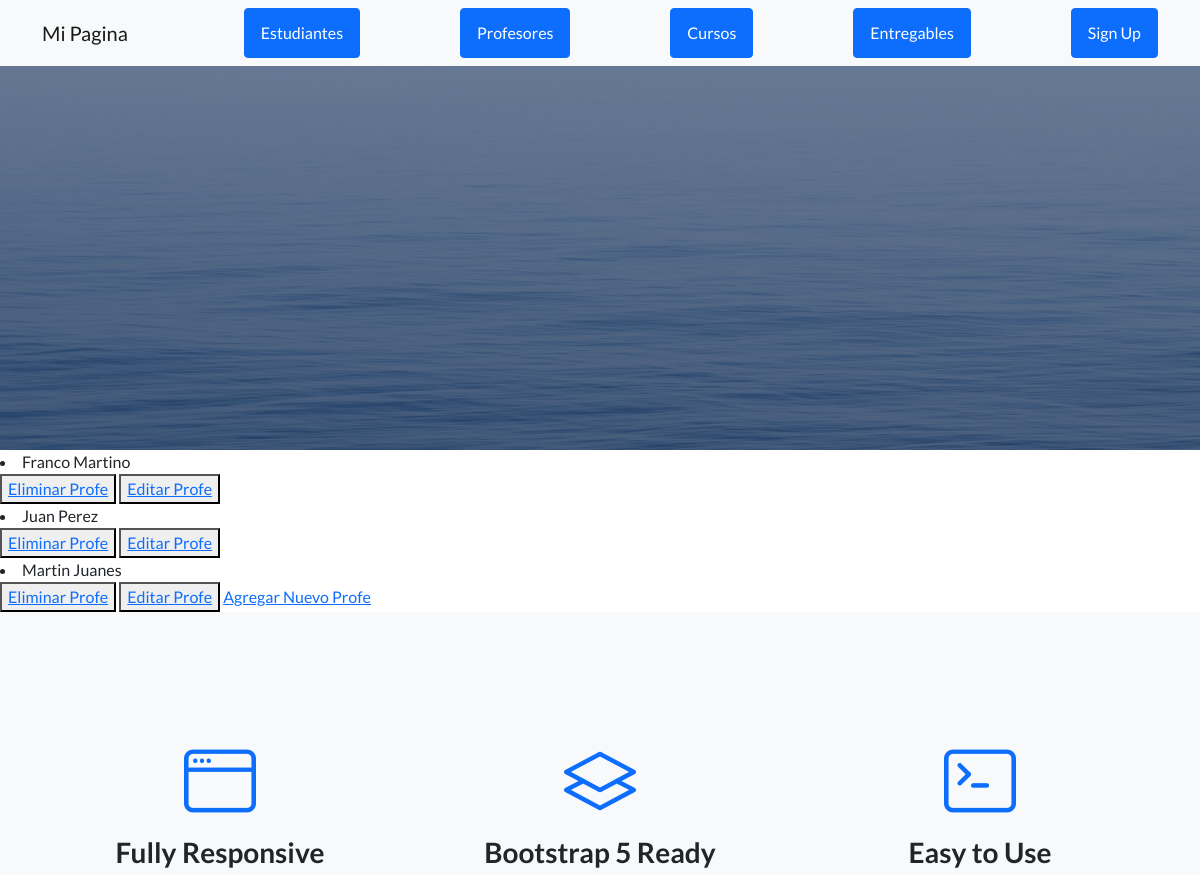
The app's page /AppCoder/leerProfesores/ (upper part), older data.
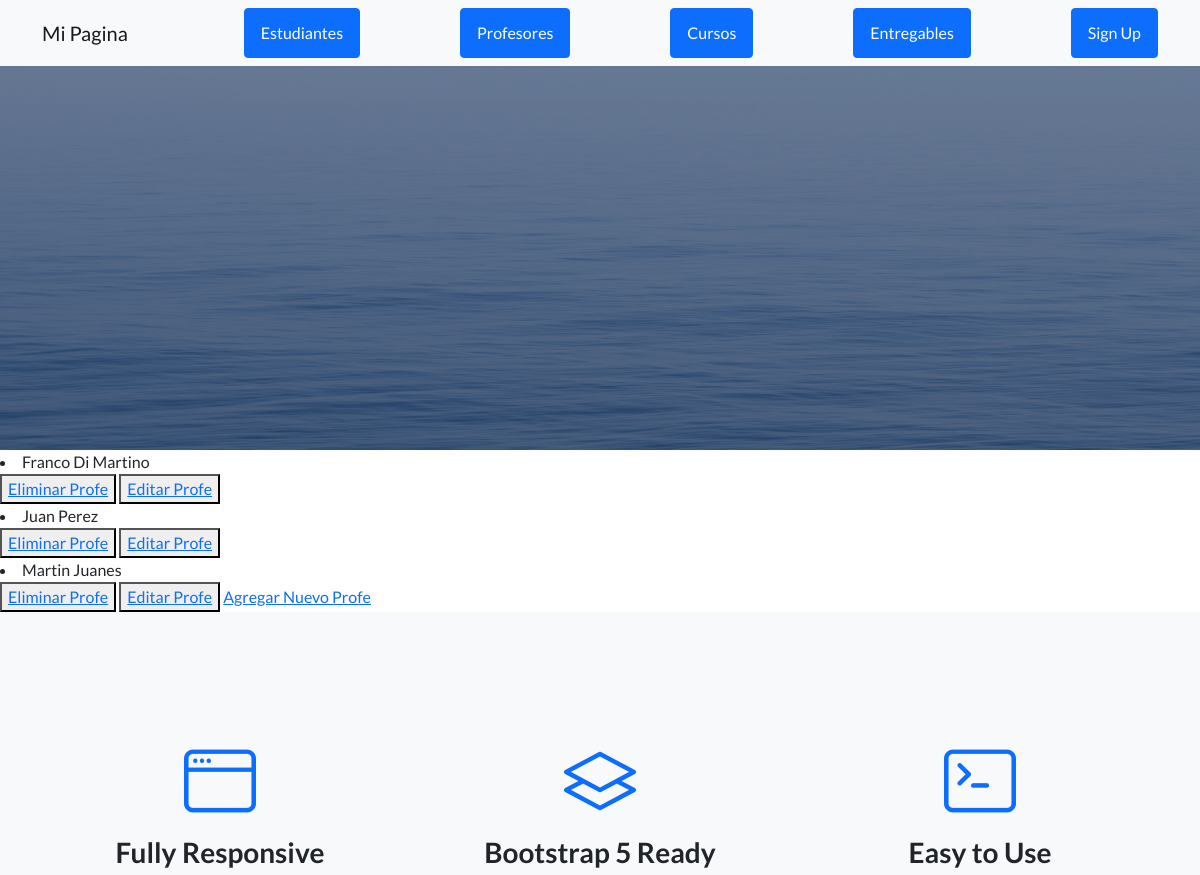
The same page, newer data.
### AppCoder/models.py (models this page shows)
class Profesor(models.Model):
    nombre= models.CharField(max_length=50)
    apellido= models.CharField(max_length=50)
    email= models.EmailField()
    profesion= models.CharField(max_length=50)
    def __str__(self):
        return self.nombre+" "+self.apellido

### AppCoder/views.py (the view)
# urls.py: path('leerProfesores/', leerprofesores, name='leerprofesores'),
def leerprofesores(request):
    profesores= Profesor.objects.all()
    return render(request, "AppCoder/leerprofesores.html", {"profesores":profesores})

### AppCoder/templates/AppCoder/leerprofesores.html
{% extends "AppCoder/padre.html" %}
{% load static %}
{% block contenido_que_cambia %}
{% for profesor in profesores %}
    <li>{{ profesor }}</li>
    <button>
        <a href="{% url 'eliminarProfesor' profesor.nombre %}">Eliminar Profe</a>
    </button>
    <button>
        <a href="{% url 'editarProfesor' profesor.nombre %}"> Editar Profe</a>
    </button>
{% endfor %}
<a href="{% url 'profeFormulario' %}">Agregar Nuevo Profe</a>
{% endblock %}

Row changes from the older to the newer data that the page shows:
changed Profesor: nombre+apellido "Franco Martino" → "Franco Di Martino"
